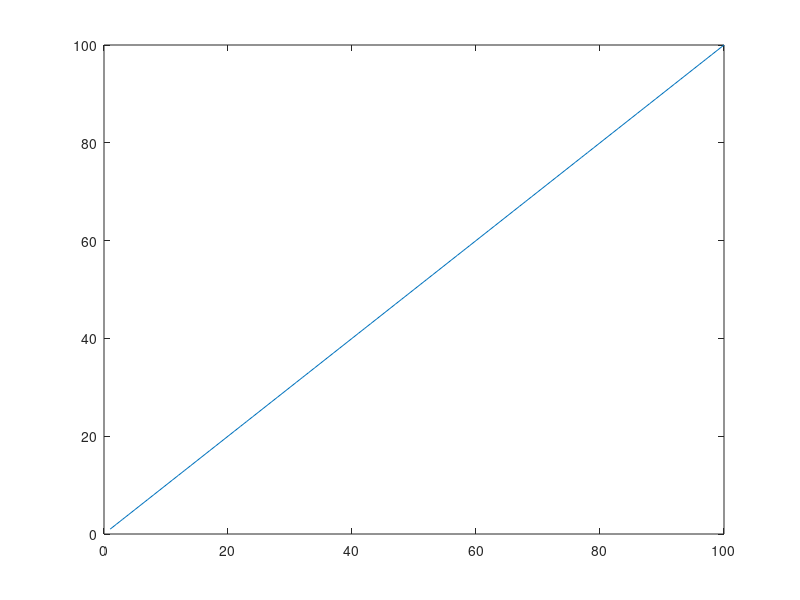

This figure's MATLAB source:
function lt_test

x = 1:100;
y = 1:100;

plot(x,y, 'ButtonDownFcn', @lineCallback)
end


function lineCallback(src, event)
set(src, 'Color', 'red');
end
